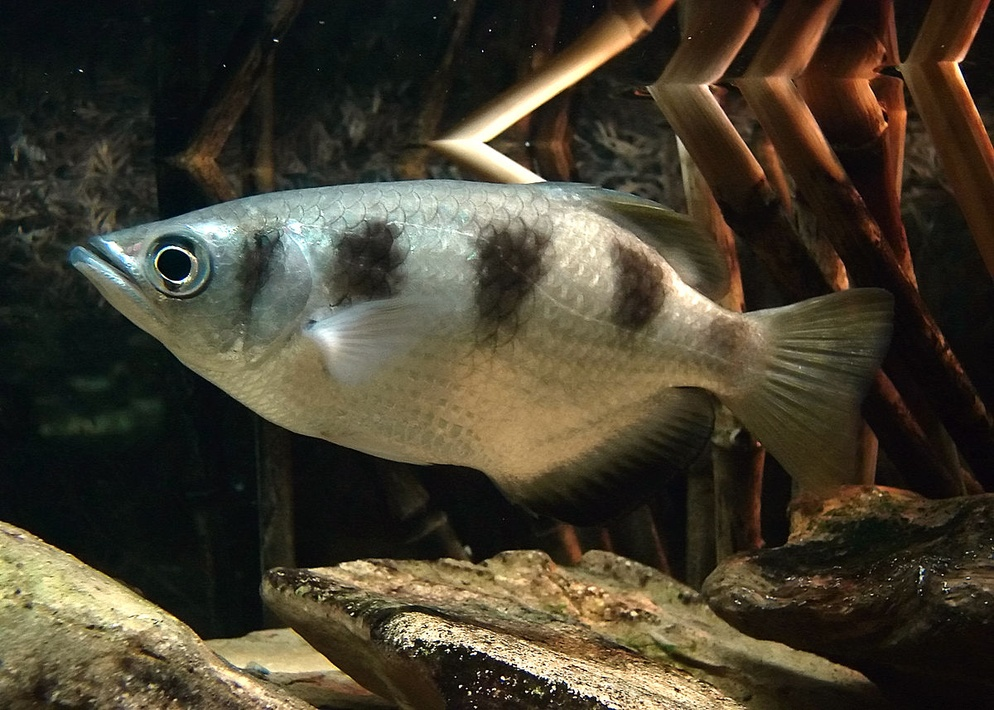
#> input picture archerfishtest.jpg, 994 x 710 px, shrunk from 1200 x 857 before the run
$ python grayscale_histogram.py --image archerfishtest.jpg
#> lines starting #> are read from the running program, lines starting #| are printed output that depends on the picture
'''
HISTOGRAMS

x-axis: 256 bins, one for each val
counting the # of times each pixel value occurs

Using cv2.calcHist:
cv2.calcHist(images, channels, mask, histSize, ranges)

channels: List of indexes. Gray --> [0] RGB --> [0, 1, 2]
mask:     Can compute for masked pixels only. if not, provide None
histSize: # bins to use. IE 32 for each channel: [32, 32, 32]
ranges:   Range of possible pixel vals. Normally [0, 256]
'''

from matplotlib import pyplot as plt
import argparse
import cv2

ap = argparse.ArgumentParser()
ap.add_argument("-i", "--image", required = True, help = "Path to the image")
args = vars(ap.parse_args())

image = cv2.imread(args["image"])
#> image is the input picture: shape (710, 994, 3); mean B, G, R 47.3, 63.1, 69.6

image = cv2.cvtColor(image, cv2.COLOR_BGR2GRAY)
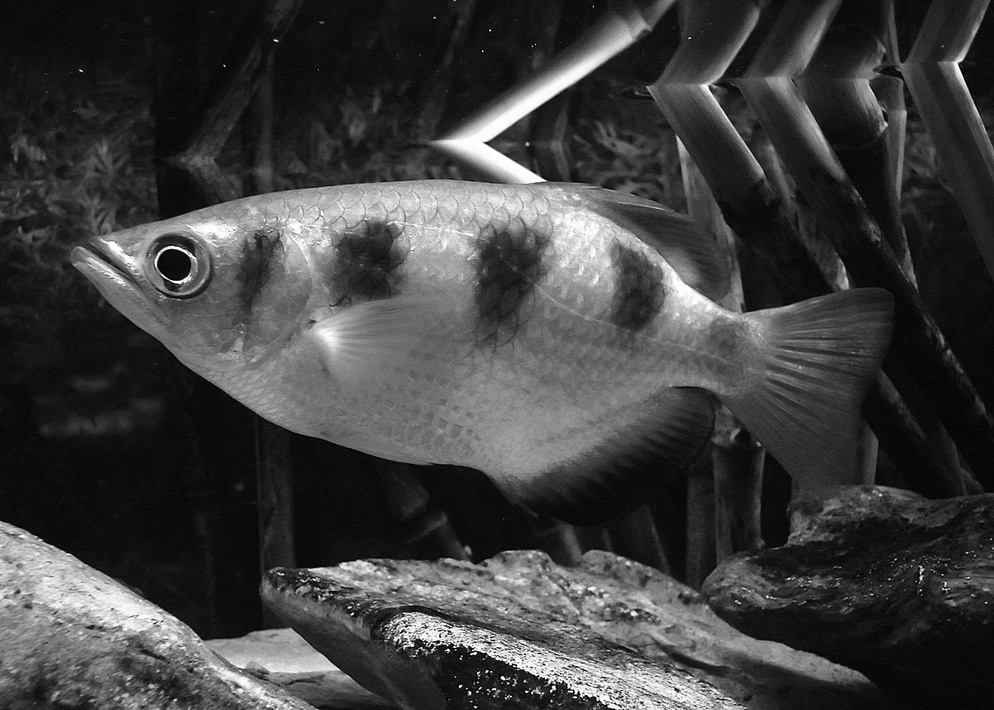
#> image: shape (710, 994); min 0, max 255, mean 63.2
cv2.imshow("Original", image)

hist = cv2.calcHist([image], [0], None, [256], [0,256])
#> hist = 256 values, max 23814 at index 12, min 22 at index 0, mean 2756.8

plt.figure()
plt.title("Grayscale Histogram")
plt.xlabel("Bins")
plt.ylabel("# of Pixels")
plt.plot(hist)
plt.xlim([0,256])
plt.show()
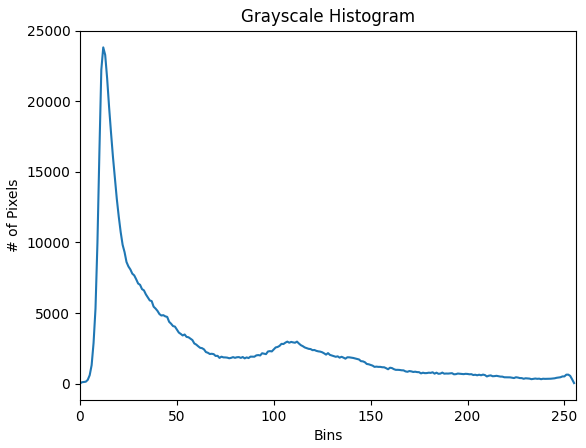
#> figure drawn by matplotlib, 1 panel; curve peaks at x = 12, y = 23814

cv2.waitKey(0)
